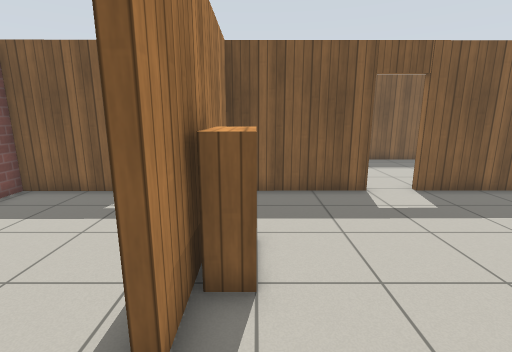
[1] (above)

24 first-person views from a walk through a robot-simulator world made for Gazebo. The camera is 1.3 m above the floor, tilts 12° down and sees 85° across. The floor is counted in squares, 0.5 m on a side. Each view is taken from the middle of a square. On the plan, view 1 faces up. The plan holds only what a view shows up to about 19 squares ahead; the rest is blank. Simple patterns stand in for the simulator's built-in surfaces. Some stock models are drawn as simple stand-ins.

[2]
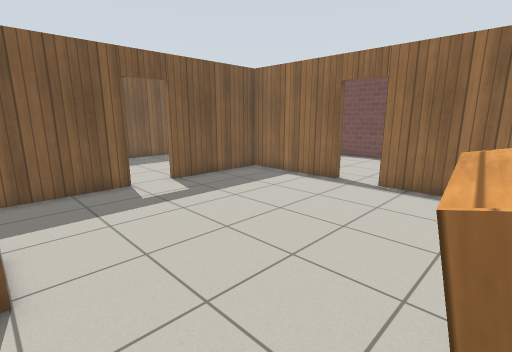

[3]
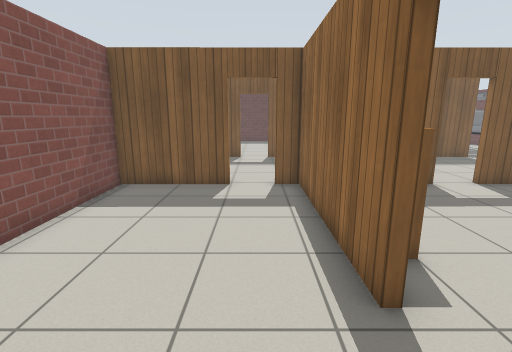

[4]
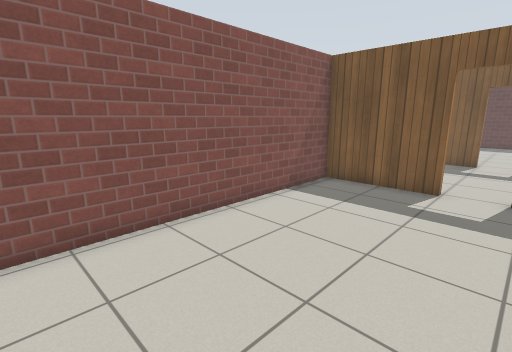

[5]
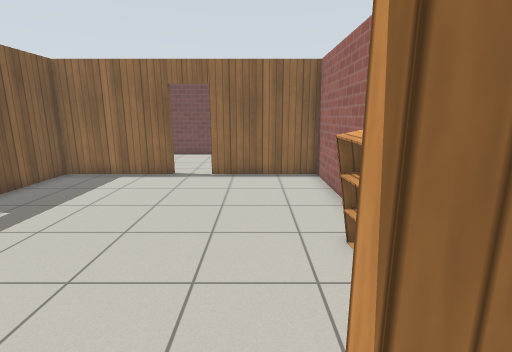

[6]
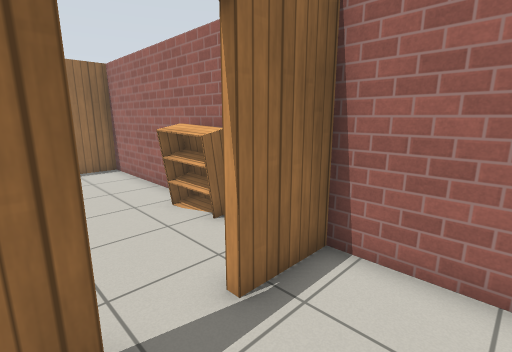

[7]
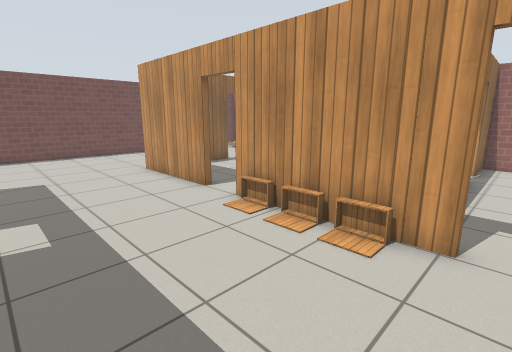

[8]
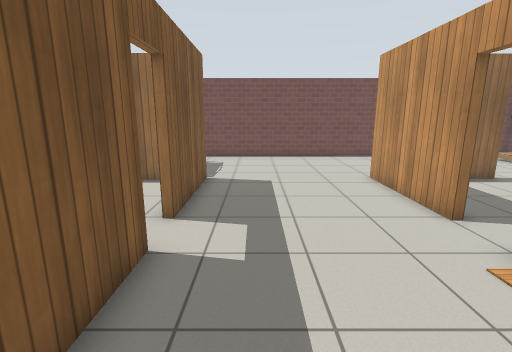

[9]
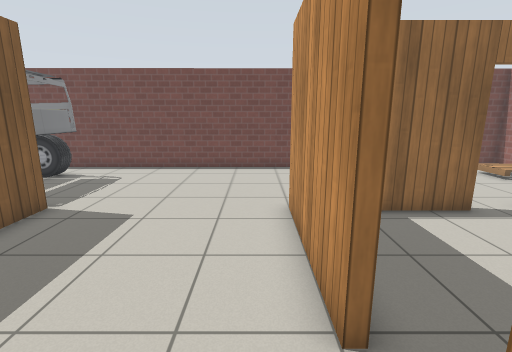

[10]
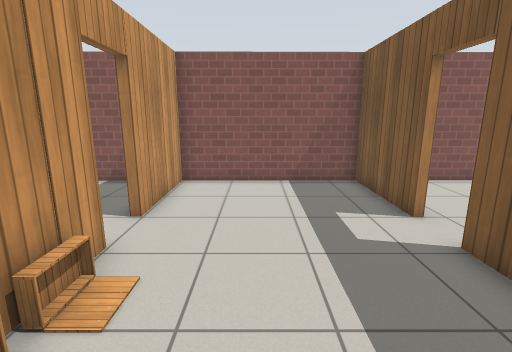

[11]
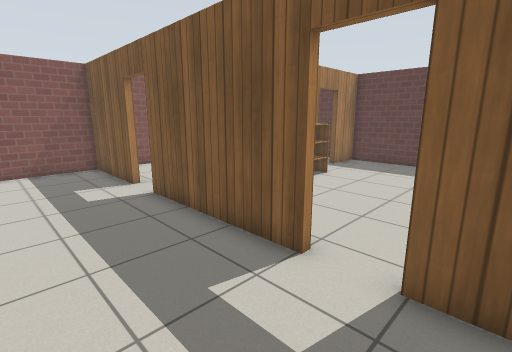

[12]
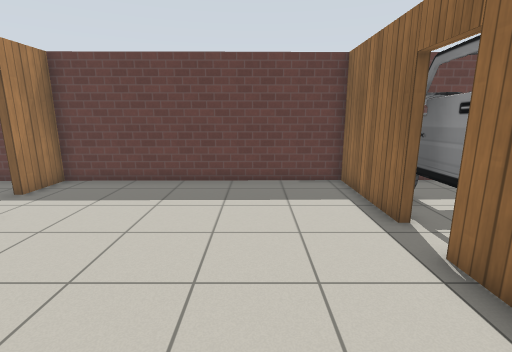

[13]
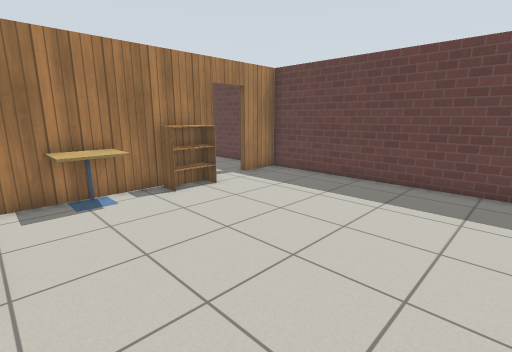

[14]
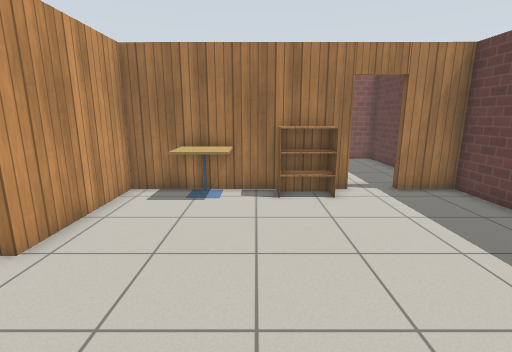

[15]
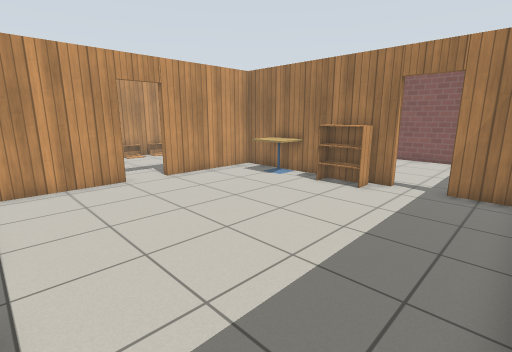

[16]
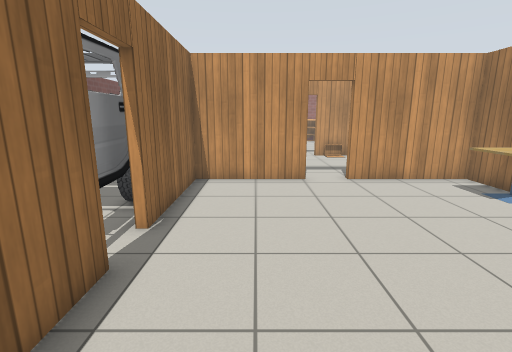

[17]
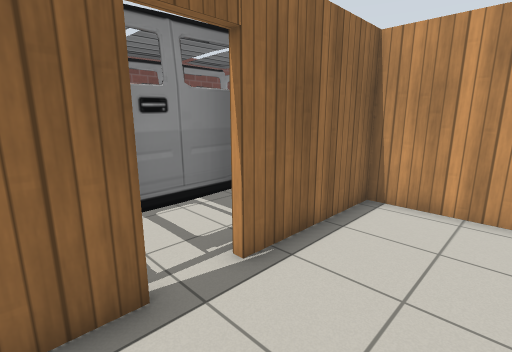

[18]
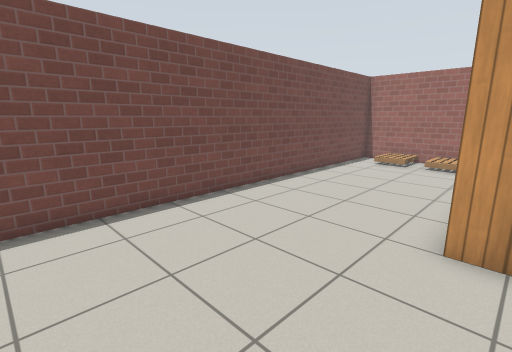

[19]
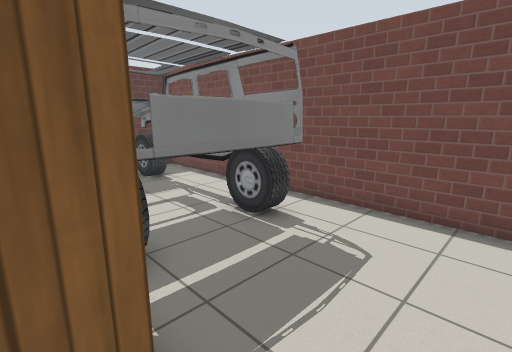

[20]
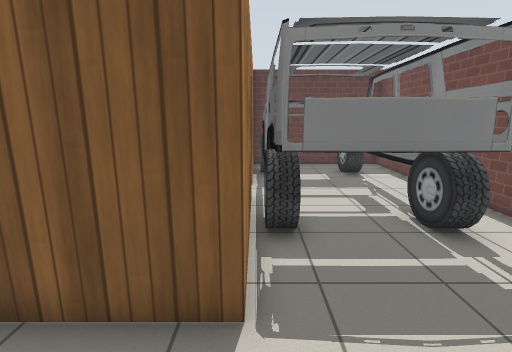

[21]
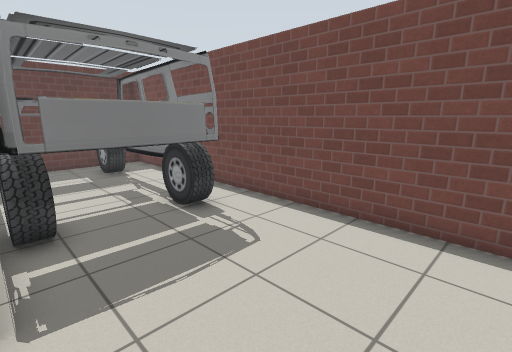

[22]
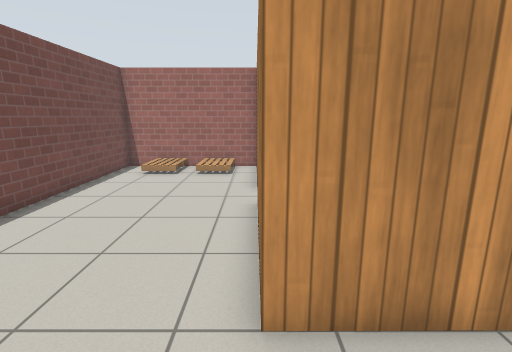

[23]
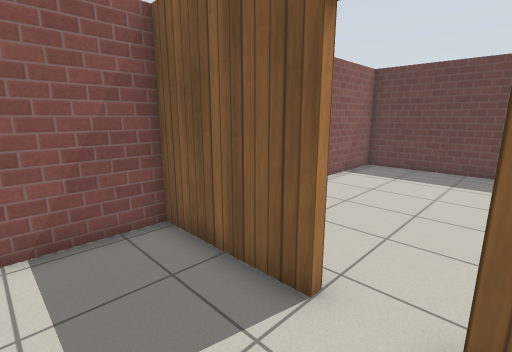

[24]
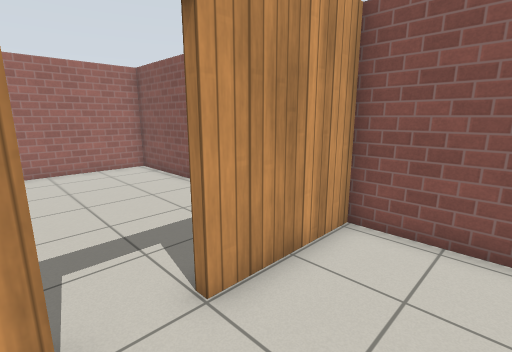

### Floor plan
Ten units are one square. View 1 is at (0, 0); x grows to the right and y downward. Boxes are objects, and circles mark ways between rooms. Rooms are numbered by the first view taken in them; rooms with no view inside come last. Other rooms are left out.
<svg viewBox="-89 -300 272 323">
<path fill="none" stroke="#000" d="M105 -48 105 -97 58 -97M41 -97 -6 -97M20 18 105 18 105 -31M24 -100 41 -100M4 -100 14 -100M-10 -95 -10 -23M-13 -23 -13 -94M-39 -97 -83 -96 -82 18 -13 18 -13 -6M-14 -97 -23 -97M58 -100 109 -100 109 -57M14 -100 24 -100M41 -171 -22 -171M109 -190 109 -171 59 -171M109 -26 109 -21M-23 -100 4 -100M109 18 178 18 177 -255M-39 -171 -84 -171 -83 -99 -39 -100M105 -245 105 -294 -9 -293 -9 -271M-9 -255 -10 -206M59 -174 105 -174 105 -226M-10 -196 -10 -174 41 -174M-10 -206 -10 -196M-23 -293 -84 -292 -84 -191M109 -224 109 -190M109 -254 109 -245M177 -255 177 -295 109 -294 109 -285"/>
<rect x="-5" y="-55" width="10" height="20" fill="#bbb"><title>bookshelf</title></rect>
<rect x="5" y="-105" width="10" height="10" fill="#bbb"><title>other object</title></rect>
<rect x="15" y="5" width="20" height="10" fill="#bbb"><title>bookshelf</title></rect>
<rect x="25" y="-105" width="10" height="10" fill="#bbb"><title>other object</title></rect>
<rect x="-15" y="-105" width="10" height="10" fill="#bbb"><title>other object</title></rect>
<rect x="135" y="-5" width="10" height="20" fill="#bbb"><title>pallet</title></rect>
<rect x="145" y="-5" width="20" height="20" fill="#bbb"><title>pallet</title></rect>
<rect x="-15" y="-215" width="20" height="20" fill="#bbb"><title>cafe table</title></rect>
<rect x="-5" y="-245" width="10" height="20" fill="#bbb"><title>bookshelf</title></rect>
<rect x="105" y="-285" width="60" height="100" fill="#bbb"><title>car</title></rect>
<circle cx="-10" cy="-15" r="3" fill="#2a7"/>
<circle cx="110" cy="-35" r="3" fill="#2a7"/>
<circle cx="45" cy="-100" r="3" fill="#2a7"/>
<circle cx="-35" cy="-100" r="3" fill="#2a7"/>
<circle cx="50" cy="-170" r="3" fill="#2a7"/>
<circle cx="-35" cy="-170" r="3" fill="#2a7"/>
<circle cx="160" cy="-230" r="3" fill="#2a7"/>
<circle cx="170" cy="-260" r="3" fill="#2a7"/>
<circle cx="-10" cy="-265" r="3" fill="#2a7"/>
<circle cx="110" cy="-240" r="3" fill="#2a7"/>
<text x="50" y="-40">1</text>
<text x="-50" y="-40">2</text>
<text x="80" y="-110">3</text>
<text x="50" y="-240">4</text>
<text x="-50" y="-230">5</text>
<text x="140" y="-230">6</text>
<text x="150" y="-280">7</text>
</svg>
Room 1 opens to room 2. Room 1 opens to room 3. Room 2 opens to room 3. Room 3 opens to room 4. Room 3 opens to room 5. Room 3 opens to room 6. Room 3 opens to room 7. Room 4 opens to room 5. Room 4 opens to room 6.

Where each view was taken, in squares from view 1:
view 1: 0 up, 0 right, facing up
view 2: 1 down, 0 right, facing up-right
view 3: 1 down, 3 left, facing up
view 4: 1 down, 2 left, facing up-left
view 5: 1 up, 2 left, facing right
view 6: 3 up, 4 left, facing down-right
view 7: 16 up, 3 left, facing down-right
view 8: 15 up, 1 left, facing right
view 9: 11 up, 3 right, facing right
view 10: 13 up, 3 right, facing left
view 11: 13 up, 7 right, facing up-left
view 12: 18 up, 7 right, facing up
view 13: 18 up, 9 right, facing up-left
view 14: 22 up, 9 right, facing left
view 15: 29 up, 10 right, facing down-left
view 16: 29 up, 8 right, facing down
view 17: 26 up, 7 right, facing down-right
view 18: 16 up, 10 right, facing down-right
view 19: 15 up, 10 right, facing up-right
view 20: 14 up, 11 right, facing up
view 21: 13 up, 11 right, facing up-right
view 22: 13 up, 11 right, facing down
view 23: 14 up, 2 left, facing up-left
view 24: 13 up, 2 left, facing down-left
